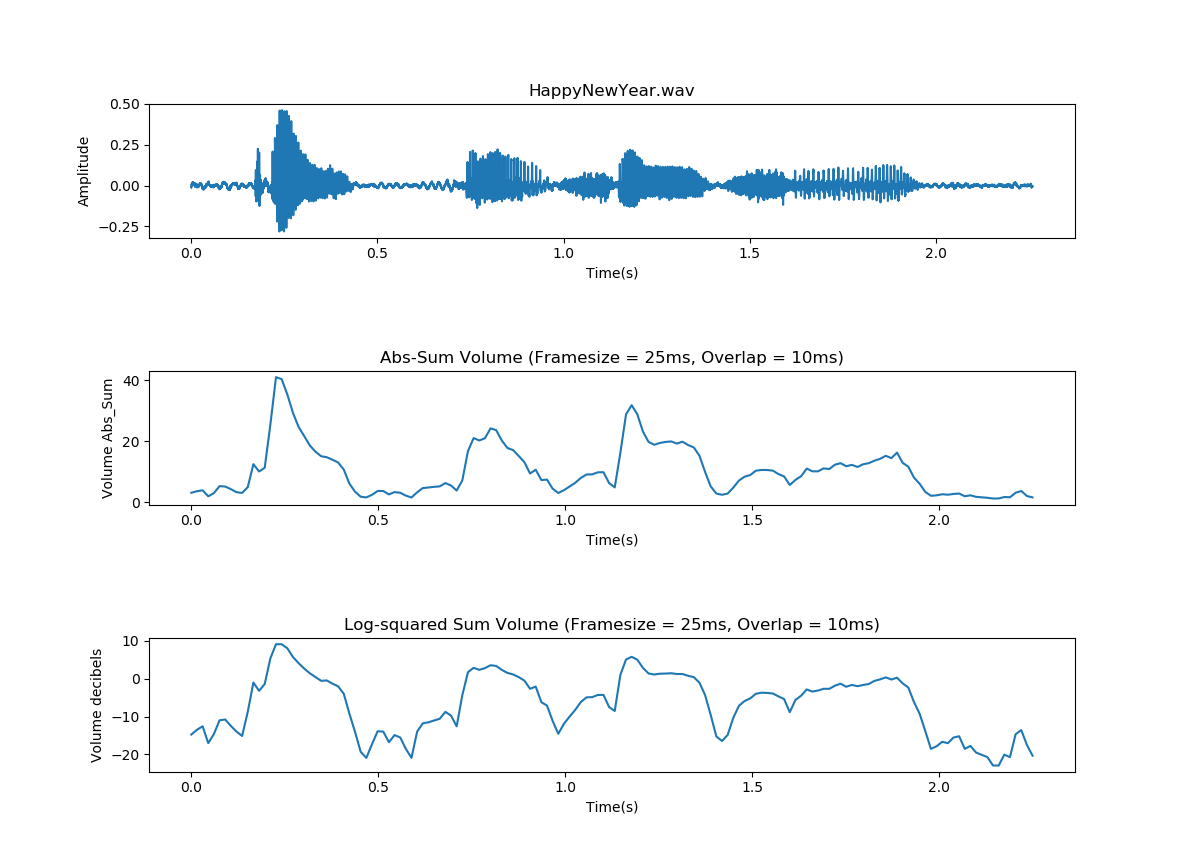

The script that drew this image:
from DSPbox import frameMat
import scipy.io.wavfile as wav
import matplotlib.pyplot as plt
import numpy as np

rate, signal = wav.read('./HappyNewYear.wav')
sigSize = np.size(signal)
time = np.linspace(0, sigSize, sigSize) / rate
signal = signal / 2**15
ms = int(rate / 1000)
enframe = frameMat(signal, 25*ms , 10*ms)
absv = np.asarray([np.sum(np.abs(f)) for f in enframe.T])
logv = np.asarray([10 * np.log10(np.sum(f**2)) for f in enframe.T])
frameTime = (np.linspace(0, enframe.shape[1], enframe.shape[1]) * ((25 - 10)*ms)) / rate

plt.subplots_adjust(hspace=1)
plt.subplot(3, 1, 1)
plt.plot(time, signal)
plt.title("HappyNewYear.wav")
plt.xlabel("Time(s)")
plt.ylabel("Amplitude")
plt.subplot(3, 1, 2)
plt.plot(frameTime, absv)
plt.title("Abs-Sum Volume (Framesize = 25ms, Overlap = 10ms)")
plt.xlabel("Time(s)")
plt.ylabel("Volume Abs_Sum")
plt.subplot(3, 1, 3)
plt.plot(frameTime, logv)
plt.title("Log-squared Sum Volume (Framesize = 25ms, Overlap = 10ms)")
plt.xlabel("Time(s)")
plt.ylabel("Volume decibels")
plt.show()
